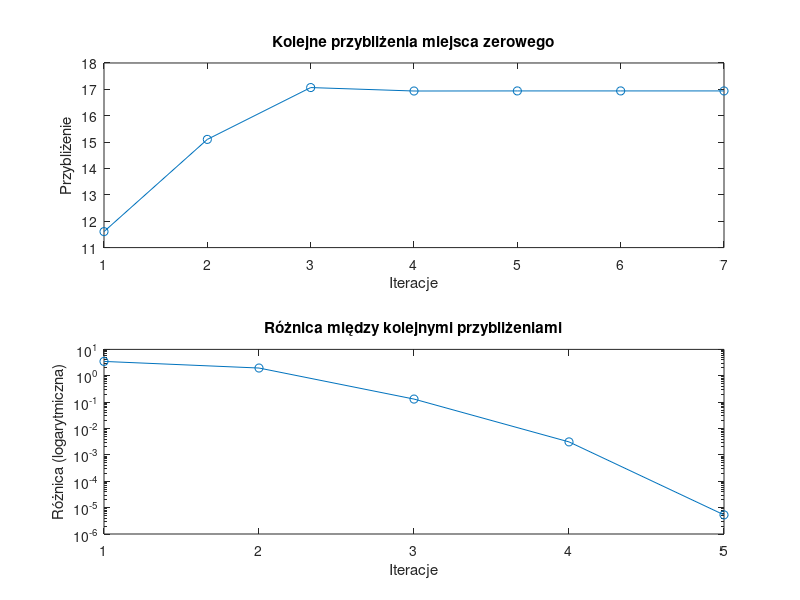

Write MATLAB code to recreate this figure.
function [xvec,xdif,xsolution,ysolution,iterations] = velocity_secant()
    % Wyznacza miejsce zerowe funkcji velocity_difference metodą siecznych.
    % xvec - wektor z kolejnymi przybliżeniami miejsca zerowego;
    %   xvec(1)=x2 przy założeniu, że x0 i x1 są punktami startowymi
    % xdif - wektor różnic kolejnych przybliżeń miejsca zerowego
    %   xdif(i) = abs(xvec(i+1)-xvec(i));
    % xsolution - obliczone miejsce zerowe
    % ysolution - wartość funkcji velocity_difference wyznaczona dla f=xsolution
    % iterations - liczba iteracji wykonana w celu wyznaczenia xsolution

    x0 = 1; % pierwszy punkt startowy metody siecznych
    x1 = 40; % drugi punkt startowy metody siecznych
    ytolerance = 1e-12;% tolerancja wartości funkcji w przybliżonym miejscu zerowym.
    % Warunek abs(f1(xsolution))<ytolerance określa jak blisko zera ma znaleźć
    % się wartość funkcji w obliczonym miejscu zerowym funkcji f1(), aby obliczenia
    % zostały zakończone.
    max_iterations = 1000; % maksymalna liczba iteracji wykonana przez alg. bisekcji

    f0 = velocity_difference(x0);
    f1 = velocity_difference(x1);

    xvec = []; % Initialize xvec as an empty array for dynamic resizing
    xdif = []; % Initialize xdif as an empty array for dynamic resizing
    xsolution = Inf;
    ysolution = Inf;
    iterations = max_iterations;

    for ii = 1:max_iterations
        % Obliczenie kolejnego przybliżenia x2 metodą siecznych
        x2 = x1 - f1 * (x1 - x0) / (f1 - f0);
        xvec(ii) = x2; % Zapisanie przybliżenia
        f2 = velocity_difference(x2); % Obliczenie wartości funkcji w x2

        % Sprawdzenie warunku zakończenia
        if abs(f2) < ytolerance
            xsolution = x2;
            ysolution = f2;
            iterations = ii;
            break;
        end

        % Aktualizacja punktów startowych
        x0 = x1;
        f0 = f1;
        x1 = x2;
        f1 = f2;

        % Obliczenie różnicy między kolejnymi przybliżeniami
        if ii > 1
            xdif(ii - 1) = abs(xvec(ii) - xvec(ii - 1));
        end
    end

    % Rysowanie wykresów
    figure;
    subplot(2, 1, 1);
    plot(1:length(xvec), xvec, '-o');
    title('Kolejne przybliżenia miejsca zerowego');
    xlabel('Iteracje');
    ylabel('Przybliżenie');

    subplot(2, 1, 2);
    semilogy(1:length(xdif), xdif, '-o');
    title('Różnica między kolejnymi przybliżeniami');
    xlabel('Iteracje');
    ylabel('Różnica (logarytmiczna)');

end
    
function velocity_delta = velocity_difference(t)
    % Wyznacza prędkość rakiety po czasie t od startu pomniejszoną o wartość M.
    % t - [s] czas od startu rakiety
    % velocity_delta [m/s]

    % Parametry
    g = 1.622;      % [m/s^2] przyspieszenie grawitacyjne na Księżycu
    m0 = 150000;    % [kg] masa początkowa rakiety
    q = 2700;       % [kg/s] tempo zużycia paliwa
    u = 2000;       % [m/s] prędkość gazów wylotowych
    M = 700;        % [m/s] wartość odniesienia

    % Sprawdzenie poprawności t
    if t >= m0 / q
        error('Błąd: czas t przekracza czas, w którym masa rakiety osiąga zero.');
    elseif t <= 0
        error('Czas ma być dodatni');
    end

    % Obliczenie prędkości zgodnie ze wzorem (3)
    v = u * log(m0 / (m0 - q * t)) - g * t;

    % Różnica względem wartości odniesienia (wzór 4)
    velocity_delta = v - M;

end